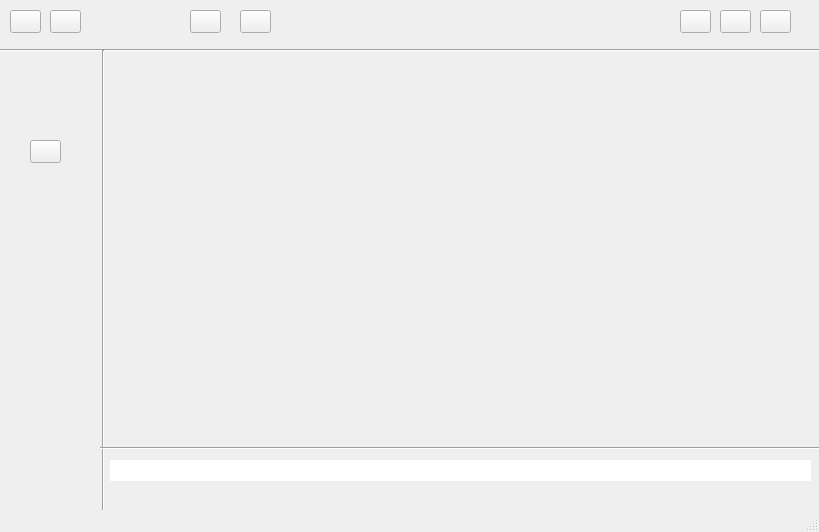
<?xml version="1.0" encoding="UTF-8"?>
<ui version="4.0">
 <class>GUI</class>
 <widget class="QMainWindow" name="GUI">
  <property name="geometry">
   <rect>
    <x>0</x>
    <y>0</y>
    <width>819</width>
    <height>532</height>
   </rect>
  </property>
  <property name="windowTitle">
   <string>MainWindow</string>
  </property>
  <widget class="QWidget" name="centralwidget">
   <widget class="QPushButton" name="back">
    <property name="geometry">
     <rect>
      <x>10</x>
      <y>10</y>
      <width>31</width>
      <height>23</height>
     </rect>
    </property>
    <property name="styleSheet">
     <string notr="true">border-image: url(:/new/prefix1/back.png);
border-image: url(:/new/prefix1/back1.png);
border-image: url(:/new/prefix1/back2.png);</string>
    </property>
    <property name="text">
     <string/>
    </property>
   </widget>
   <widget class="QPushButton" name="delete_2">
    <property name="geometry">
     <rect>
      <x>760</x>
      <y>10</y>
      <width>31</width>
      <height>23</height>
     </rect>
    </property>
    <property name="styleSheet">
     <string notr="true">border-image: url(:/new/prefix1/delete.png);
border-image: url(:/new/prefix1/delete1.png);
border-image: url(:/new/prefix1/delete2.png);</string>
    </property>
    <property name="text">
     <string/>
    </property>
   </widget>
   <widget class="QPushButton" name="edit">
    <property name="geometry">
     <rect>
      <x>720</x>
      <y>10</y>
      <width>31</width>
      <height>23</height>
     </rect>
    </property>
    <property name="styleSheet">
     <string notr="true">border-image: url(:/new/prefix1/edit.png);
border-image: url(:/new/prefix1/edit1.png);
border-image: url(:/new/prefix1/edit2.png);</string>
    </property>
    <property name="text">
     <string/>
    </property>
   </widget>
   <widget class="QPushButton" name="new_2">
    <property name="geometry">
     <rect>
      <x>680</x>
      <y>10</y>
      <width>31</width>
      <height>23</height>
     </rect>
    </property>
    <property name="styleSheet">
     <string notr="true">border-image: url(:/new/prefix1/new.png);
border-image: url(:/new/prefix1/new1.png);
border-image: url(:/new/prefix1/new2.png);</string>
    </property>
    <property name="text">
     <string/>
    </property>
   </widget>
   <widget class="QPushButton" name="forward">
    <property name="geometry">
     <rect>
      <x>50</x>
      <y>10</y>
      <width>31</width>
      <height>23</height>
     </rect>
    </property>
    <property name="styleSheet">
     <string notr="true">border-image: url(:/new/prefix1/forward.png);
border-image: url(:/new/prefix1/forward1.png);
border-image: url(:/new/prefix1/forward2.png);</string>
    </property>
    <property name="text">
     <string/>
    </property>
   </widget>
   <widget class="QPushButton" name="home">
    <property name="geometry">
     <rect>
      <x>30</x>
      <y>140</y>
      <width>31</width>
      <height>23</height>
     </rect>
    </property>
    <property name="styleSheet">
     <string notr="true">border-image: url(:/new/prefix1/home.png);
border-image: url(:/new/prefix1/home1.png);
border-image: url(:/new/prefix1/home2.png);</string>
    </property>
    <property name="text">
     <string/>
    </property>
   </widget>
   <widget class="QPushButton" name="icon">
    <property name="geometry">
     <rect>
      <x>190</x>
      <y>10</y>
      <width>31</width>
      <height>23</height>
     </rect>
    </property>
    <property name="styleSheet">
     <string notr="true">border-image: url(:/new/prefix1/icon.png);
border-image: url(:/new/prefix1/icon1.png);
border-image: url(:/new/prefix1/icon2.png);</string>
    </property>
    <property name="text">
     <string/>
    </property>
   </widget>
   <widget class="QPushButton" name="list">
    <property name="geometry">
     <rect>
      <x>240</x>
      <y>10</y>
      <width>31</width>
      <height>23</height>
     </rect>
    </property>
    <property name="styleSheet">
     <string notr="true">border-image: url(:/new/prefix1/list.png);
border-image: url(:/new/prefix1/list1.png);
border-image: url(:/new/prefix1/list2.png);</string>
    </property>
    <property name="text">
     <string/>
    </property>
   </widget>
   <widget class="Line" name="line">
    <property name="geometry">
     <rect>
      <x>0</x>
      <y>40</y>
      <width>831</width>
      <height>20</height>
     </rect>
    </property>
    <property name="orientation">
     <enum>Qt::Horizontal</enum>
    </property>
   </widget>
   <widget class="Line" name="line_2">
    <property name="geometry">
     <rect>
      <x>93</x>
      <y>50</y>
      <width>20</width>
      <height>471</height>
     </rect>
    </property>
    <property name="orientation">
     <enum>Qt::Vertical</enum>
    </property>
   </widget>
   <widget class="QLineEdit" name="lineEdit">
    <property name="geometry">
     <rect>
      <x>110</x>
      <y>460</y>
      <width>701</width>
      <height>21</height>
     </rect>
    </property>
    <property name="styleSheet">
     <string notr="true">background : (0x00,0xff,0x00,0x00)</string>
    </property>
    <property name="frame">
     <bool>false</bool>
    </property>
    <property name="readOnly">
     <bool>true</bool>
    </property>
   </widget>
   <widget class="Line" name="line_3">
    <property name="geometry">
     <rect>
      <x>100</x>
      <y>440</y>
      <width>731</width>
      <height>16</height>
     </rect>
    </property>
    <property name="orientation">
     <enum>Qt::Horizontal</enum>
    </property>
   </widget>
   <widget class="QWidget" name="gridLayoutWidget">
    <property name="geometry">
     <rect>
      <x>110</x>
      <y>60</y>
      <width>701</width>
      <height>381</height>
     </rect>
    </property>
    <layout class="QHBoxLayout" name="horizontalLayout_3">
     <property name="sizeConstraint">
      <enum>QLayout::SetDefaultConstraint</enum>
     </property>
     <property name="leftMargin">
      <number>0</number>
     </property>
     <property name="topMargin">
      <number>0</number>
     </property>
    </layout>
   </widget>
  </widget>
  <widget class="QMenuBar" name="menubar">
   <property name="geometry">
    <rect>
     <x>0</x>
     <y>0</y>
     <width>819</width>
     <height>22</height>
    </rect>
   </property>
  </widget>
  <widget class="QStatusBar" name="statusbar"/>
 </widget>
 <resources/>
 <connections/>
</ui>
